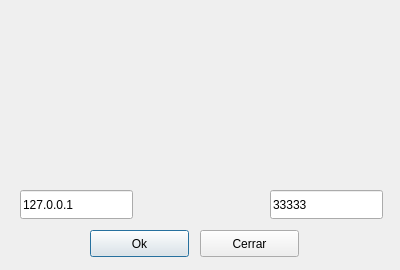
<?xml version="1.0" encoding="UTF-8"?>
<ui version="4.0">
 <class>combobox</class>
 <widget class="QDialog" name="combobox">
  <property name="geometry">
   <rect>
    <x>0</x>
    <y>0</y>
    <width>400</width>
    <height>270</height>
   </rect>
  </property>
  <property name="windowTitle">
   <string>Dialog</string>
  </property>
  <widget class="QPushButton" name="OkButton">
   <property name="geometry">
    <rect>
     <x>90</x>
     <y>230</y>
     <width>99</width>
     <height>27</height>
    </rect>
   </property>
   <property name="text">
    <string>Ok</string>
   </property>
  </widget>
  <widget class="QPushButton" name="CerrarButton">
   <property name="geometry">
    <rect>
     <x>200</x>
     <y>230</y>
     <width>99</width>
     <height>27</height>
    </rect>
   </property>
   <property name="text">
    <string>Cerrar</string>
   </property>
  </widget>
  <widget class="QLineEdit" name="IP">
   <property name="geometry">
    <rect>
     <x>20</x>
     <y>190</y>
     <width>113</width>
     <height>29</height>
    </rect>
   </property>
   <property name="text">
    <string>127.0.0.1</string>
   </property>
  </widget>
  <widget class="QLineEdit" name="PORT">
   <property name="geometry">
    <rect>
     <x>270</x>
     <y>190</y>
     <width>113</width>
     <height>29</height>
    </rect>
   </property>
   <property name="text">
    <string>33333</string>
   </property>
  </widget>
  <widget class="QWidget" name="verticalLayoutWidget">
   <property name="geometry">
    <rect>
     <x>20</x>
     <y>10</y>
     <width>361</width>
     <height>171</height>
    </rect>
   </property>
   <layout class="QVBoxLayout" name="verticalLayout"/>
  </widget>
 </widget>
 <resources/>
 <connections/>
</ui>
